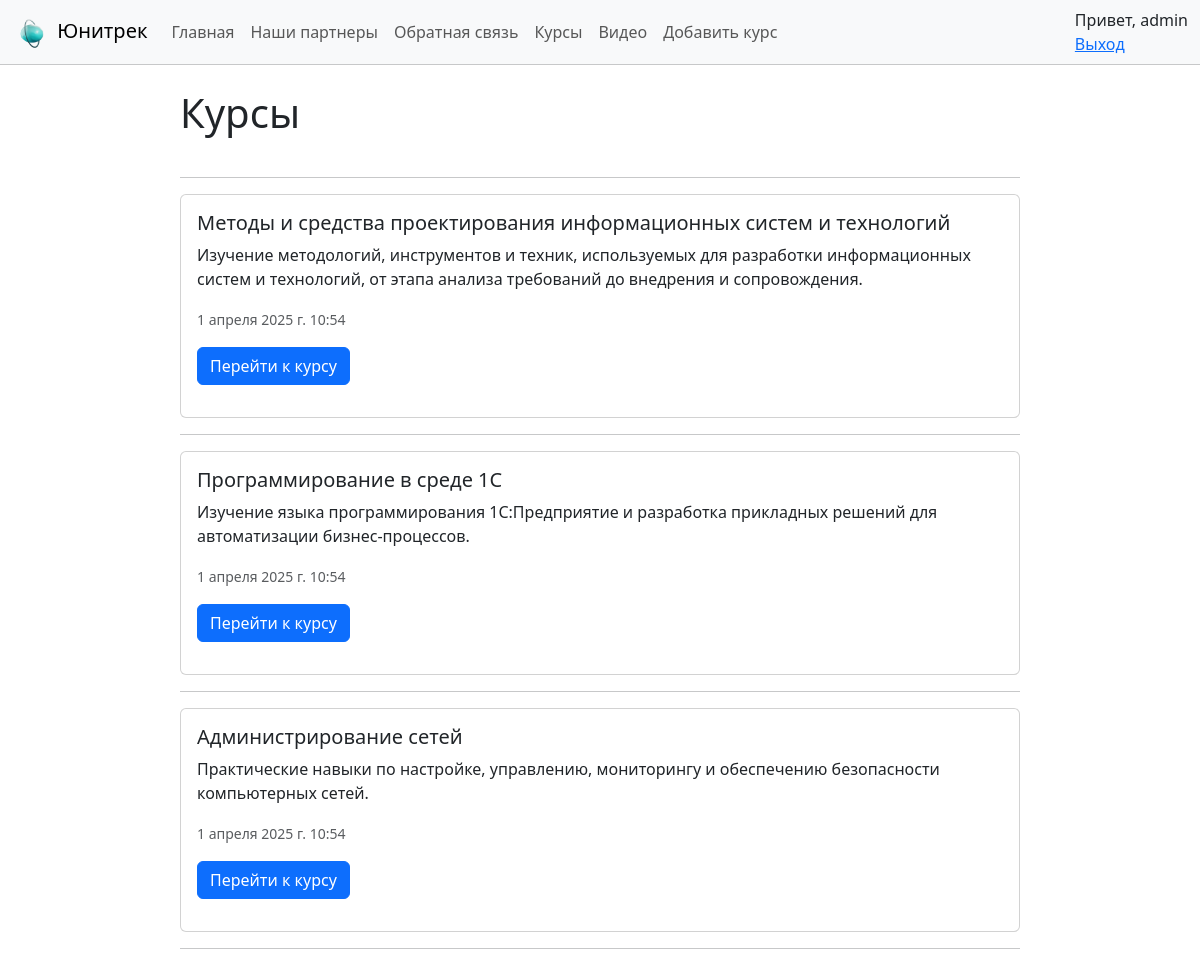
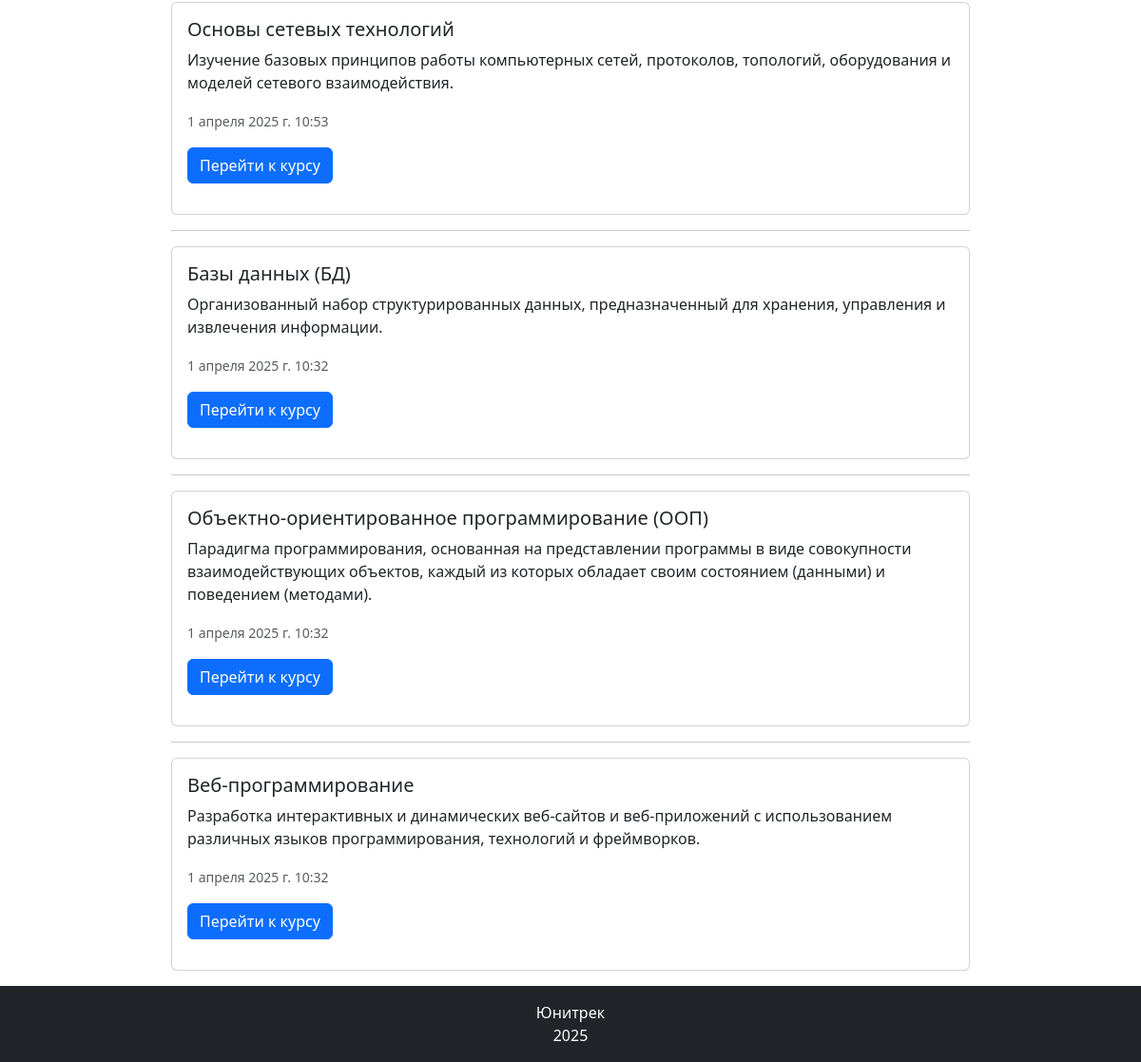
The page /courses (signed in) on the database its author committed (2 pictures, top to bottom).
### course/models.py (models this page shows, shortened)
class Course(models.Model):
    title = models.CharField(max_length=100, unique_for_date="posted",verbose_name="Название курса")
    description = models.TextField(verbose_name="Краткое содержание")
    content = models.TextField(verbose_name="Содержание")
    image_path = models.FileField(default="temp.jpg", verbose_name="Путь к картинке",null=True, blank=True)
    posted = models.DateTimeField(default = datetime.now(), db_index = True,verbose_name="Дата добавления курса")
    teacher = models.ForeignKey(User,null=True, blank=True, on_delete=models.RESTRICT, verbose_name="Преподаватель")
    def __str__(self):
        return self.title
    class Meta:
        db_table = "Course"
        ordering = ["-posted"]
        verbose_name = "Курс"
        verbose_name_plural = "Курсы"

### course/views.py (the view)
# urls.py: path('courses', views.courses, name='courses'),
def courses(request):
    courses = Course.objects.all() #
    print(courses)
    return render(request,'course/courses.html',
    {
    'title':'Курс',
    'courses': courses,
    'year':datetime.now().year,
    }
    )

### course/templates/course/courses.html (shortened to what this page needs)
{% extends "course/base.html" %}
{% load static %}
{% block content %}
    <br>
    <span class="h1">Курсы</span>
    <br><br>
    {% for course in courses %}
        <hr/>
        <div>
            <div class="card mb-3">
              <div class="card-body">
                <h5 class="card-title">{{course.title}}</h5>
                <p class="card-text">{{course.description}}</p>
                <p class="card-text"><small class="text-muted">{{course.posted}}</small></p>
                <p class><a href="{% url 'course' id=course.id %}"><button class="btn btn-primary">Перейти к курсу</button></a></p>
              </div>
            </div>
        </div>
    {% endfor %}
{% endblock %}

### course/templates/course/base.html (shortened to what this page needs)
<!DOCTYPE html>
<html lang="ru">
<head>
    {% load static %}
    <link rel="stylesheet" href="{% static 'course/css/main.css' %}">
    {% load bootstrap5 %}
    {% bootstrap_css %}
</head>
<body >
    <header>
        <nav class="navbar navbar-expand-lg bg-body-tertiary">
          <div class="container-fluid">
            <a class="navbar-brand" href="">
              <img src="{% static 'course/content/logo.ico' %}" alt="Logo" width="40" height="32" class="d-inline-block align-text-top">
              Юнитрек
            </a>
            <div class="collapse navbar-collapse" id="navbarTogglerDemo03">
              <ul class="navbar-nav me-auto mb-2 mb-lg-0">
                <li class="nav-item">
                  <a class="nav-link" aria-current="page" href="{% url 'index' %}">Главная</a>
                </li>
                <li class="nav-item">
                  <a class="nav-link" href="{%url 'partners' %}">Наши партнеры</a>
                </li>
                <li class="nav-item">
                  <a class="nav-link" href="{%url 'feedback' %}">Обратная связь</a>
                </li>
                <li class="nav-item">
                  <a class="nav-link" href="{%url 'courses' %}">Курсы</a>
                </li>
                  <li class="nav-item">
                  <a class="nav-link" href="{%url 'videos' %}">Видео</a>
                </li>
                  {% if user.is_superuser %}
                  <li class="nav-item">
                  <a class="nav-link" href="{%url 'createCourse' %}">Добавить курс</a>
                </li>
                  {% endif %}
              </ul>
                {% if not user.is_authenticated %}
                        <form class="d-flex" id="loginForm" action="/login/" method="post">
                            {% csrf_token %}
                            <ul class="nav flex-column">
                                <li class="nav-item"><span>Вы еще не зарегистрированы(<a href="{% url 'registration' %}">Зарегистрироваться</a>)</span></li>
                                <li class="nav-item"><a href="javascript:document.getElementById('loginForm').submit()">Войти</a></li>
                            </ul>
                        </form>
                    {% else %}
                        <form id="logoutForm" action="/logout/" method="post">
                            <ul class="nav flex-column">
                                <li class="nav-item"><span>Привет, {{user.username}}</span></li>
                                <li class="nav-item"><a href="javascript:document.getElementById('logoutForm').submit()">Выход</a></li>
                            </ul>
                        </form>
                    {% endif %}
            </div>
          </div>
        </nav>
    </header>
    <hr style="margin: 0;">
    <main class="d-flex flex-row">
        <aside style="width: 15%"></aside>
        <article style="width: 70%">
            {% block content %}{% endblock %}
        </article>
        <aside style="width: 15%"></aside>
    </main>
    <footer class="bg-dark text-white text-center py-3">
        <span>Юнитрек<br>2025</span>
    </footer>
</body>
</html>

### course/static/course/css/main.css (style rules this page uses)
article { min-height: 80vh; }

### rows shown on the page
Course: title "Методы и средства проектирования информационных систем и технологий", description "Изучение методологий, инструментов и техник, используемых для разработки информационных систем и технологий, от этапа анализа требований до внедрения и сопровождения.", posted "1 апреля 2025 г. 10:54"
Course: title "Программирование в среде 1С", description "Изучение языка программирования 1С:Предприятие и разработка прикладных решений для автоматизации бизнес-процессов.", posted "1 апреля 2025 г. 10:54"
Course: title "Администрирование сетей", description "Практические навыки по настройке, управлению, мониторингу и обеспечению безопасности компьютерных сетей.", posted "1 апреля 2025 г. 10:54"
Course: title "Основы сетевых технологий", description "Изучение базовых принципов работы компьютерных сетей, протоколов, топологий, оборудования и моделей сетевого взаимодействия.", posted "1 апреля 2025 г. 10:53"
Course: title "Базы данных (БД)", description "Организованный набор структурированных данных, предназначенный для хранения, управления и извлечения информации.", posted "1 апреля 2025 г. 10:32"
Course: title "Объектно-ориентированное программирование (ООП)", description "Парадигма программирования, основанная на представлении программы в виде совокупности взаимодействующих объектов, каждый из которых обладает своим состоянием (данными) и поведением (методами).", posted "1 апреля 2025 г. 10:32"
Course: title "Веб-программирование", description "Разработка интерактивных и динамических веб-сайтов и веб-приложений с использованием различных языков программирования, технологий и фреймворков.", posted "1 апреля 2025 г. 10:32"

### other values the page prints
{{ user.username }} "admin"
